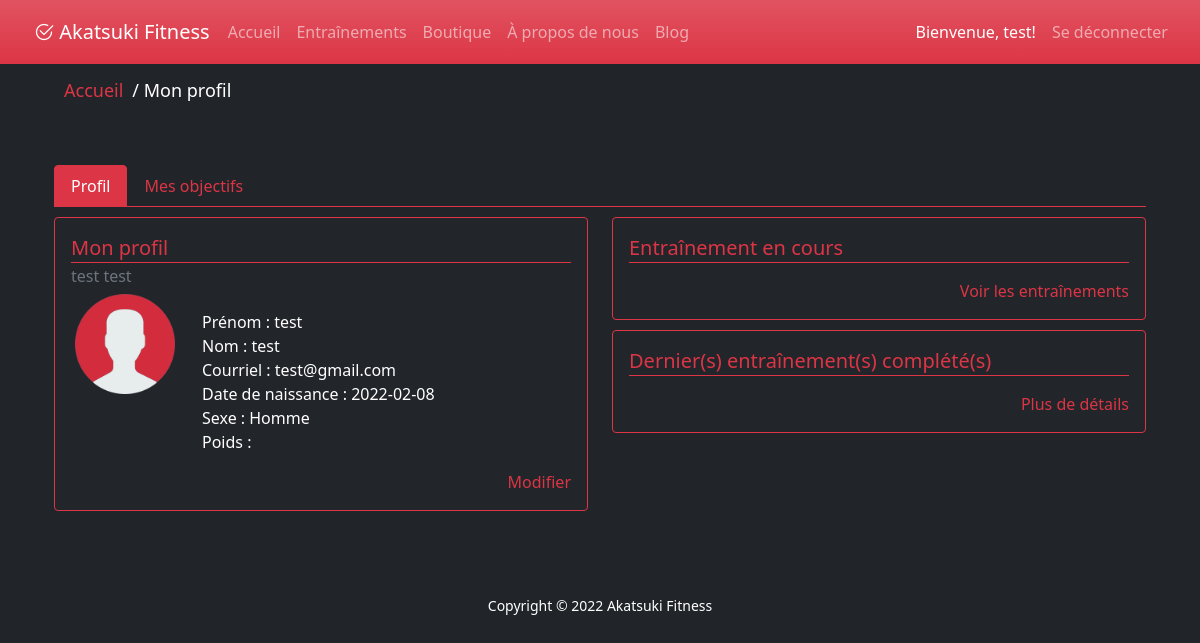
Page /profile.php (signed in) on the committed database.
### tables this page shows
CREATE TABLE `utilisateur` (
  `iduser` int(11) NOT NULL,
  `nom` varchar(50) NOT NULL,
  `prenom` varchar(50) NOT NULL,
  `email` varchar(100) NOT NULL,
  `date_de_naissance` date NOT NULL,
  `sexe` int(11) NOT NULL,
  `poids` float DEFAULT NULL,
  `datedebutabonnement` date DEFAULT NULL,
  `datefinabonnement` date DEFAULT NULL
);

### db/conn.php (called while the page is built)
<?php
$host = 'localhost';
$db = 'akatsuki_db';
$user = 'root';
$pass = '';
$chartset = 'utf8mb4';
$dsn = "mysql:host=$host;dbname=$db;chartset=$chartset";
try {
    $pdo = new PDO($dsn, $user, $pass);
    $pdo->setAttribute(PDO::ATTR_ERRMODE, PDO::ERRMODE_EXCEPTION);
} catch (PDOException $e) {
    throw new PDOException($e->getMessage());
}
require_once 'Crud.php';
$crud = new Crud($pdo);

### db/Crud.php (called while the page is built, shortened)
<?php
class Crud
{
    private $db;
    public function __construct($conn)
    {
        $this->db = $conn;
    }
    public function getUser($id)
    {
        try {
            $sql = "SELECT * FROM utilisateur WHERE iduser = '$id' ";
            $stmt = $this->db->prepare($sql);
            $stmt->execute();
            $result = $stmt->fetch();
            return  $result;
        } catch (PDOException $e) {
            echo $e->getMessage();
            return false;
        }
    }
}

### vue/profile_tab.php (the view, shortened to what this page needs)
<div class="tab-pane fade show active" id="profile" role="tabpanel" aria-labelledby="profile-tab">
    <div class="row">
        <div class="col-lg-6">
            <div class="card">
                <div class="card-body">
                <h5 class="card-title"><?php __('profile_tab_title'); ?></h5>
                <h6 class="card-subtitle mb-2 text-muted"><?php echo $firstname . ' ' . $lastname ?></h6>
                <div class="row">
                    <div class="col-lg-3">
                        <img src="images/assets/icon-user.png" class="icon">
                    </div>
                    <div class="col-lg-9">
                        <p class="card-text">
                             <ul>
                                <li><?php __('profile_tab_label_1'); ?> <?php echo $firstname ?></li>
                                <li><?php __('profile_tab_label_2'); ?> <?php echo $lastname ?> </li>
                                <li><?php __('profile_tab_label_3'); ?> <?php echo $email ?></li>
                                <li><?php __('profile_tab_label_4'); ?> <?php echo $dob ?></li>
                                <li><?php __('profile_tab_label_5'); ?>
                                    <?php
                                        if($sexe == 0){
                                            echo __('profile_gender_male');;
                                        }else if($sexe ==1){
                                            echo __('profile_gender_female');;
                                        }else{
                                            echo __('profile_gender_other');;
                                        }
                                    ?></li>
                                <li><?php __('profile_tab_label_6'); ?> <?php echo $weight ?></li>
                            </ul>
                        </p>
                        <div class="align-right"> <a href="profile_edit.php" class="card-link"><?php __('profile_tab_link_edit'); ?></a></div>
                       </div>
                </div>
            </div>
        </div>
    </div>
    <div class="col-lg-6">
    <div class="card">
        <div class="card-body">
            <h5 class="card-title"><?php __('profile_tab_title_inprogress'); ?></h5>
            <div class="align-right"> <a href="workouts.php" class="card-link"><?php __('profile_tab_link_inprogress'); ?></a></div>
        </div>
    </div>
    <div class="card">
        <div class="card-body">
            <h5 class="card-title"><?php __('profile_tab_title_completed'); ?></h5>
            <div class="align-right"> <a href="workouts.php" class="card-link"><?php __('profile_tab_link_completed'); ?></a></div>
        </div>
    </div></div>
</div>
</div>

### vue/nav.php (shortened to what this page needs)
<nav id="myNav" class="navbar navbar-expand-md navbar-dark bg-danger bg-gradient">
    <div class="container-fluid">
        <a class="logo navbar-brand" href="index.php"><i class="bi bi-check2-circle"> </i>Akatsuki Fitness</a>
        <div class="collapse navbar-collapse" id="navbarNav">
            <div class="navbar-nav me-auto">
                <a id="btnHome" href="index.php" class="nav-item nav-link">Accueil</a>
                <a id="btnTrain" href="workouts.php" class="nav-item nav-link">Entraînements</a>
                <a id="btnStore" href="shop_index.php" class="nav-item nav-link">Boutique</a>
                <a id="btnAbout" href="about.php" class="nav-item nav-link">À propos de nous</a>
                <a id="btnBlog" href="blog.php" class="nav-item nav-link">Blog</a>
            </div>
            <div class="navbar-nav ms-auto">
                <?php if(!isset($_SESSION['userid'])) { ?>
                <a href="login.php" class="nav-item nav-link">Se connecter</a>
                <?php } else {
                    $userid = $_SESSION['userid'];
                    $userInfo = $crud->getUser($userid); ?>
                <a id="btnBlog" href="profile.php" class="nav-item nav-link active">Bienvenue,
                    <?php echo $userInfo['prenom']?>!</a>
                <a href="logout.php" class="nav-item nav-link">Se déconnecter</a>
                <?php }?>
            </div>
        </div>
    </div>
</nav>

### css/style.css (style rules this page uses)
a { color: #dc3545; text-decoration: none; }
ul { list-style-type: none; padding: 0; margin: 0; }
#myNav { padding: 12px; text-align: center; }
#myNav .logo { padding-left: 10px; padding-right: 10px; margin-right: 0%; }
.card-body { flex: 1 1 auto; padding: 1rem 1rem; }
.profile .card { border:1px solid #dc3545; background-color: #22252A; min-width: 500px; margin-bottom: 10px; }
.profile h5.card-title { color:#dc3545; border-bottom: 1px solid #dc3545; padding: 2px 0px; }
.profile .icon { max-width: 100px; display: block; margin-left: auto; margin-right: auto; }
.align-right { text-align: right; }

### css/style-blog.css (style rules this page uses)
* { box-sizing: border-box; }

### css/style-search.css (style rules this page uses)
.show { display: block; }

### rows in the picture
utilisateur: prenom "test", nom "test", email "test@gmail.com", date_de_naissance "2022-02-08"

### other values in the picture
self::$lang[$key] "Mon profil Prénom : Nom : Courriel : Date de naissance : Sexe : Homme Poids : Modifier Entraînement en cours Voir les entraînements Dernier(s) entraînement(s) complété(s) Plus de détails"
